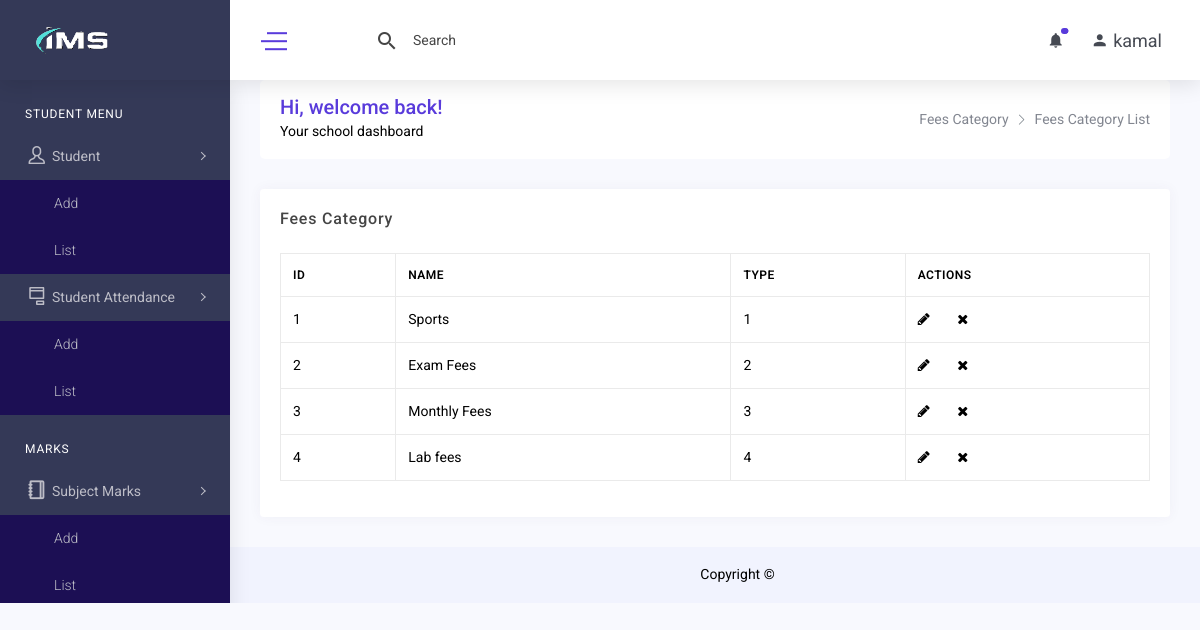
The page /fees_category_list.php (signed in) on the database its author committed.
### tables this page shows
CREATE TABLE `fees_category` (
  `id` int(11) NOT NULL,
  `name` varchar(255) DEFAULT NULL,
  `type` int(11) DEFAULT NULL,
  `fees_id` int(11) DEFAULT NULL,
  `created_at` datetime DEFAULT NULL,
  `created_by` int(11) DEFAULT NULL,
  `updated_at` datetime DEFAULT NULL,
  `updated_by` int(11) DEFAULT NULL,
  `deleted_at` datetime DEFAULT NULL
);

### class/crud.php (called while the page is built, shortened)
<?php
    class crud{
        private $host='localhost';
        private $connection;
        public function __construct($user,$password,$database){
            $this->user=$user;
            $this->password=$password;
            $this->database=$database;
            $this->connection=new mysqli($this->host,$this->user,$this->password,$this->database);
        }
        public function common_select($table,$fields='*',$condition=false,$sort_field=false,$sort='ASC'){
            $result=array();
            $error=false;
            $sql="select $fields from $table where deleted_at is null ";
            $rs=$this->connection->query($sql);
            if($rs){
                if($rs->num_rows > 0){
                    while($r=$rs->fetch_object()){
                        array_push($result,$r);
                    }
                }
            }else{
                $error=$this->connection->error;
            }
            $return = array('data'=>$result,'error'=>$error);
            return $return;
        }
    }
?>

### include/connection.php (called while the page is built)
<?php
    include_once('class/crud.php');
    $mysqli=new crud("root","","ims");
    $baseurl="http://localhost/ims/";
?>

### fees_category_list.php (the view, shortened to what this page needs)
<?php include('include/header.php') ?>
<?php include('include/sidebar.php')?>
    <div class="content-body">
        <div class="container-fluid">
            <div class="row page-titles mx-0">
                <div class="col-sm-6 p-md-0">
                    <div class="welcome-text">
                        <h4>Hi, welcome back!</h4>
                        <p class="mb-0">Your school dashboard</p>
                    </div>
                </div>
                <div class="col-sm-6 p-md-0 justify-content-sm-end mt-2 mt-sm-0 d-flex">
                    <ol class="breadcrumb">
                        <li class="breadcrumb-item"><a href="fees_category_add.php">Fees Category</a></li>
                        <li class="breadcrumb-item active"><a href="fees_category_list.php">Fees Category List</a></li>
                    </ol>
                </div>
            </div>
            <div class="row">
                <div class="col-lg-12">
                    <div class="card">
                        <div class="card-header">
                            <h4 class="card-title">Fees Category</h4>
                        </div>
                        <div class="card-body">
                            <div class="table-responsive">
                                <table class="table table-bordered verticle-middle table-responsive-sm">
                                    <thead>
                                        <tr>
                                            <th scope="col">ID</th>
                                            <th scope="col">Name</th>
                                            <th scope="col">Type</th>
                                            <th scope="col">Actions</th>
                                        </tr>
                                    </thead>
                                    <tbody>
                                        <?php
                                            $result=$mysqli->common_select('fees_category');
                                            if($result){
                                                if($result['data']){
                                                    $i=1;
                                                    foreach($result['data'] as $data){
                                        ?>
                                        <tr>
                                            <td><?= $i++ ?></td>
                                            <td><?= $data-> name ?></td>
                                            <td><?= $data-> type ?></td>
                                            <td>
                                                <span>
                                                    <a href="<?= $baseurl ?>fees_category_edit.php?id=<?= $data ->id ?>" class="mr-4" data-toggle="tooltip"
                                                        data-placement="top" title="Edit"><i
                                                            class="fa fa-pencil color-muted"></i> </a>
                                                    <a href="<?= $baseurl ?>fees_category_delete.php?id=<?= $data ->id ?>" data-toggle="tooltip"
                                                        data-placement="top" title="Close"><i
                                                            class="fa fa-close color-danger"></i></a>
                                                </span>
                                            </td>
                                        </tr>
                                        <?php } } } ?>
                                    </tbody>
                                </table>
                            </div>
                        </div>
                    </div>
                </div>
            </div>
        </div>
    </div>
</body>
<?php include('include/footer.php') ?>

### rows shown on the page
fees_category: name "Sports", type "1"
fees_category: name "Exam Fees", type "2"
fees_category: name "Monthly Fees", type "3"
fees_category: name "Lab fees", type "4"

### other values the page prints
$_SESSION['username'] "kamal"
